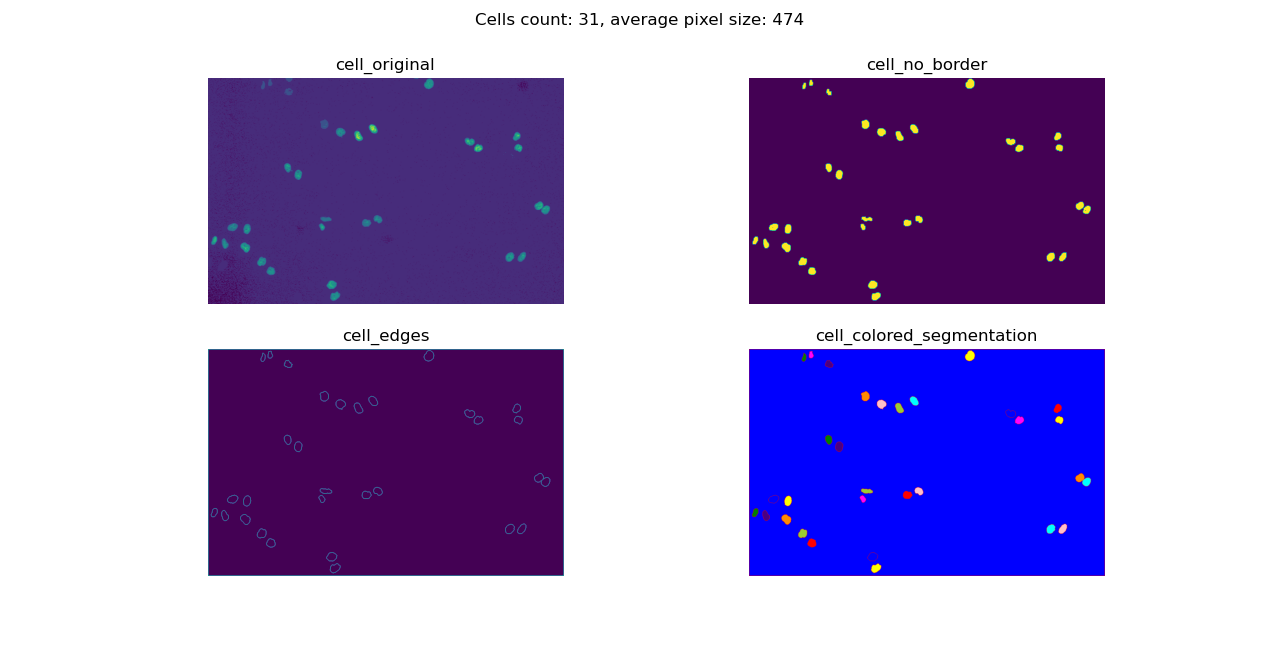
#> input picture 1-1.3-1.3-2.png, 1280 x 647 px, given in place of t000.tif, which was not available; the run also reads 1 picture not shown here
$ python task1.py
#> lines starting #> are read from the running program, lines starting #| are printed output that depends on the picture; after the words box and inside, x2 and y2 are one past the last pixel; in counts of white or black regions, pixels touching at a corner belong together; pictures that were not available may be replaced by others from this repository, and a replacement may not be noted
import cv2
import numpy as np
import matplotlib.pyplot as plt
import math
import skimage.segmentation
from skimage import color
from pathlib import Path

# TODO Create a cell class for each detected cell and record them in the main after each frame (image) is read
# class Cell

markers_color_value_offset = 10

def get_binary(
    input_image: np.array,
    min_cell_pixel_portion = 1/8,
    threshold_block_size = 35
):
    '''
    min_cell_pixel_portion: Decreasing this value will make smaller pixel value chunks considered as cell
    threshold_block_size: Increasing this value will let larger size of chunk being considered as cell,
    but will lose detailed edges at the same time
    '''
    input = input_image.copy()
    # Get meaningful range
    meaningful_range = np.max(input) - np.min(input)
    # Assume certain small portion of the max_pixel_value is the minimum cell pixel value
    min_cell_pixel = math.ceil(meaningful_range * min_cell_pixel_portion)
    # normalize image based on the acquired meaningful range
    input_norm = cv2.normalize(input, None, alpha=0, beta=meaningful_range, norm_type=cv2.NORM_MINMAX)
    input_norm[input_norm < min_cell_pixel] = 0
    input_binary = cv2.adaptiveThreshold(
        input_norm,meaningful_range,
        cv2.ADAPTIVE_THRESH_MEAN_C,
        cv2.THRESH_BINARY,
        threshold_block_size,
        0
    )
    return input_binary

def get_reduce_noise_by_closing(input_binary: np.array, kernel_size_closing = (5,5), iterations = 5):
    '''
    Try dilate and erode: closing
    1. Dilate the objects first to get rid of the noise inside each objects
    2. Erode the objects with same degree to decrease the size to original state
    '''
    input_closing = input_binary.copy()
    kernel = np.ones(kernel_size_closing,np.uint8)
    input_closing = cv2.morphologyEx(input_closing, cv2.MORPH_CLOSE, kernel, iterations)
    return input_closing

def get_reduce_noise_by_opening(input_binary: np.array, kernel_size_opening = (7,7), iterations = 5):
    '''
    Try erode and dilate: opening
    Erode then dilate
    '''
    input_opening = input_binary.copy()
    kernel = np.ones(kernel_size_opening,np.uint8)
    input_opening = cv2.morphologyEx(input_opening, cv2.MORPH_OPEN, kernel, iterations)
    return input_opening

def find_contours(
        input_image: np.array,
        input_binary: np.array,
        kernel_size_bg = (3, 3),
        iterations_bg = 7,
        kernel_size_dist_erode = (3, 3),
        iterations_dist_erode = 4
    ):
    global markers_color_value_offset
    '''
    Find all of the contours of the input image cell and draw the contours
    '''
    kernel = np.ones(kernel_size_bg, np.uint8)
    sure_bg = cv2.dilate(input_binary, kernel, iterations=iterations_bg)
    dist_transform = cv2.distanceTransform(input_binary,cv2.DIST_MASK_3,5)
    dist_transform_erode = cv2.erode(dist_transform, kernel_size_dist_erode, iterations = iterations_dist_erode)
    sure_fg = np.uint8(dist_transform_erode)  #Convert to uint8 from float
    unknown = cv2.subtract(sure_bg,sure_fg)
    markers_amount, markers = cv2.connectedComponents(
        sure_fg,
        4 # use connectivity of 4 instead of 8 to decrease close cells attaching probability
    )
    '''
    object_amount_not_on_borders:
    1. The total amount of objects detected in the image without considering the ones on borders
    2. Need to use markers_amount - 1 since markers_amount includes the background
    '''
    object_amount_not_on_borders = markers_amount - 1

    # make sure the background are not set as 0 and consider as unsured area
    markers = markers + markers_color_value_offset
    max_unkown = np.max(unknown)
    markers[unknown==max_unkown] = 0

    watershed = cv2.watershed(input_image, markers)

    # watershed boundaries are -1
    edges = np.zeros(input_binary.shape, np.uint8)
    edges[watershed == -1] = 1

    #label2rgb - Return an RGB image where color-coded labels are painted over the image.
    colored_segmentation = color.label2rgb(watershed, bg_label=0)

    return watershed, edges, colored_segmentation, object_amount_not_on_borders

def get_object_pixel_record(object_color_array):
    # Get useful pixel values
    unique_objects = np.unique(object_color_array)
    unique_objects = unique_objects[unique_objects >= 1]

    # initialize the pixel dict with all object count starting from 0
    object_dict = dict.fromkeys(unique_objects)
    for key in object_dict:
        object_dict[key] = 0

    # get the pixel value count for each object key label
    for row in object_color_array:
        for col in row:
            if col >= 1:
                object_dict[col] += 1
    return object_dict

def get_cell_segment_info(path_cell: str):
    # Read as gray
#> called with path_cell = 'trials\\Sequences\\01\\t000.tif'
    cell_original = cv2.imread(path_cell)
#> cell_original is the input picture: shape (647, 1280, 3); mean B, G, R 207.6, 160.3, 175.6
    cell = cv2.imread(path_cell, cv2.IMREAD_GRAYSCALE)
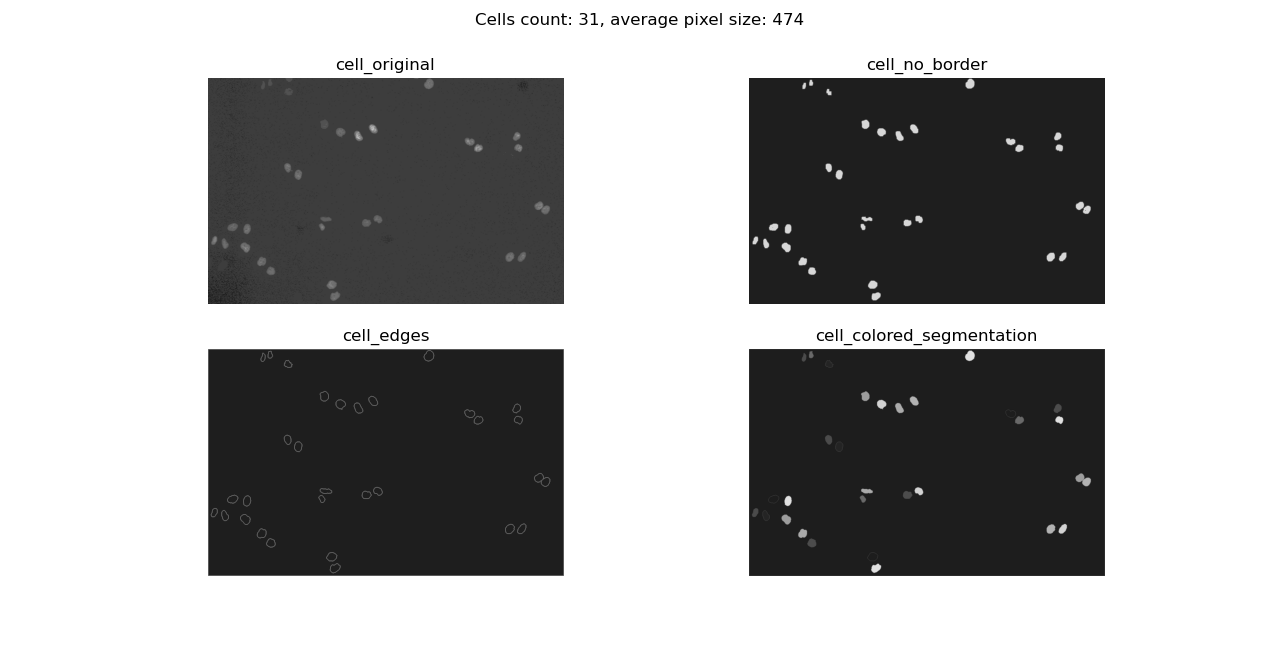
#> cell: shape (647, 1280); min 0, max 255, mean 170.1

    # Turn into np array first
    cell = np.array(cell)

    # Grey image to binary
    cell_binary = get_binary(cell)
#> in get_binary, `meaningful_range = np.max(input) - np.min(input)`: meaningful_range = 255
#> in get_binary, `min_cell_pixel = math.ceil(meaningful_range * min_cell_pixel_portion)`: min_cell_pixel = 32
#> in get_binary, `input_binary = cv2.adaptiveThreshold( input_norm,meaningful_range, cv2..`:
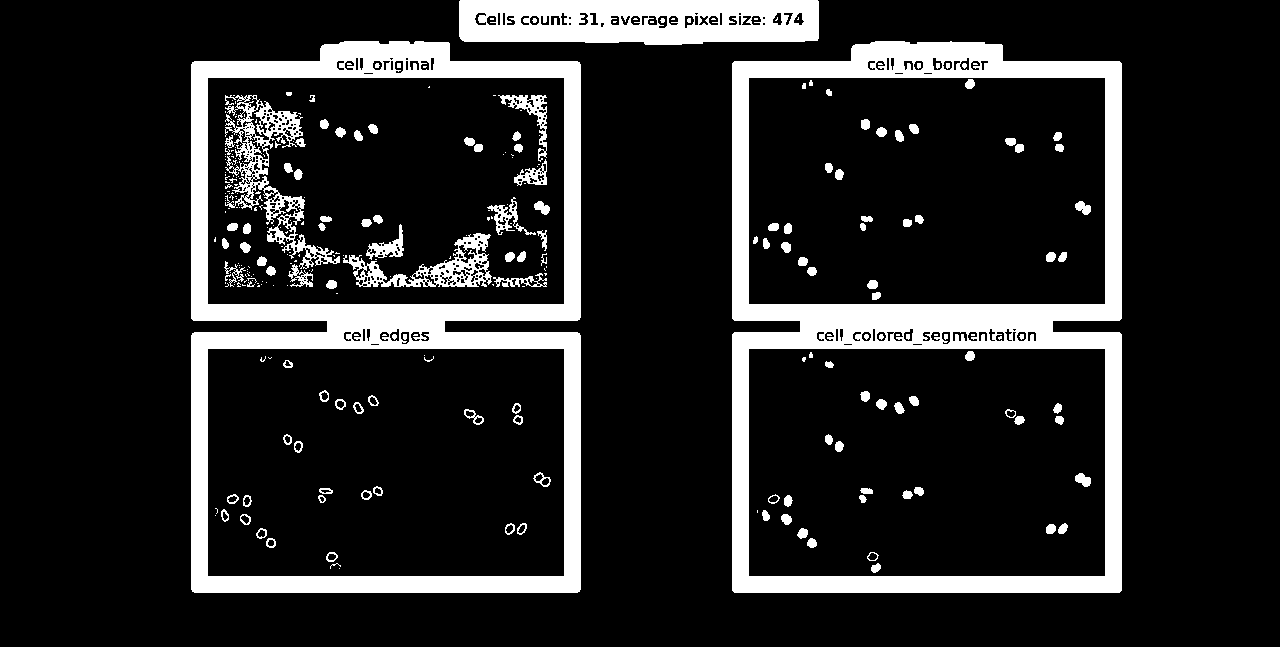
#> input_binary: shape (647, 1280); 14.8% white; 304 white regions (166 under 20 px), largest, box (x1, y1, x2, y2) and area: (732, 41, 1122, 593) 45781, (191, 41, 581, 593) 44668, (459, 0, 819, 45) 13650

    # reduce noise
    cell_binary_opening = get_reduce_noise_by_opening(cell_binary)
#> in get_reduce_noise_by_opening, `input_opening = cv2.morphologyEx(input_opening, cv2.MORPH_OPEN, kernel..`: input_opening: shape (647, 1280); 12.5% white; 39 white regions, largest, box (x1, y1, x2, y2) and area: (732, 41, 1122, 593) 44557, (191, 41, 581, 593) 43952, (459, 0, 819, 45) 12623
    cell_no_noise = cell_binary_opening.copy()

    # removing border interfered cells
    cell_no_border = skimage.segmentation.clear_border(cell_no_noise)
#> cell_no_border: shape (647, 1280); 11% white; 38 white regions, largest, box (x1, y1, x2, y2) and area: (732, 41, 1122, 593) 44557, (191, 41, 581, 593) 43952, (1076, 475, 1090, 486) 123

    # get segmentation info WITH cells on boundaries considered
    cell_watershed, cell_edges, cell_colored_segmentation, cell_amount = find_contours(cell_original, cell_no_noise)
#> in find_contours, `sure_bg = cv2.dilate(input_binary, kernel, iterations=iterations_bg)`: sure_bg: shape (647, 1280); 23% white; 27 white regions, largest, box (x1, y1, x2, y2) and area: (184, 0, 826, 600) 96477, (725, 34, 1129, 600) 78565, (763, 217, 823, 282) 1901
#> in find_contours, `markers_amount, markers = cv2.connectedComponents( sure_fg, 4`: markers: shape (647, 1280) int32; 41 distinct labels, from 0 to 40
#> in find_contours, `markers_amount, markers = cv2.connectedComponents( sure_fg, 4`: markers_amount = 41
#> in find_contours, `object_amount_not_on_borders = markers_amount - 1`: object_amount_not_on_borders = 40
#> in find_contours, `markers = markers + markers_color_value_offset`: markers: shape (647, 1280) int32; 41 distinct labels, from 10 to 50
#> in find_contours, `max_unkown = np.max(unknown)`: max_unkown = 255
#> in find_contours, `markers[unknown==max_unkown] = 0`: markers: shape (647, 1280) int32; 42 distinct labels, from 0 to 50
#> in find_contours, `watershed = cv2.watershed(input_image, markers)`: watershed: shape (647, 1280) int32; 43 distinct labels, from -1 to 50
#> cell_edges: shape (647, 1280); values 0 (black) and 1 (white), 1.7% white in thin lines or dots
#> cell_amount = 40
    # get segmentation info WITHOUT cells on boundaries considered
    cell_watershed_no_border, cell_edges_no_border, cell_colored_segmentation_no_border, cell_amount_no_border = find_contours(cell_original, cell_no_border)
#> call 2 of find_contours, with kernel_size_bg = (3, 3), iterations_bg = 7, kernel_size_dist_erode = (3, 3), iterations_dist_erode = 4
#> in find_contours (call 2), `sure_bg = cv2.dilate(input_binary, kernel, iterations=iterations_bg)`: sure_bg: shape (647, 1280); 20.8% white; 27 white regions, largest, box (x1, y1, x2, y2) and area: (725, 34, 1129, 600) 78565, (184, 34, 588, 600) 77991, (763, 217, 823, 282) 1901
#> in find_contours (call 2), `markers_amount, markers = cv2.connectedComponents( sure_fg, 4`: markers: shape (647, 1280) int32; 40 distinct labels, from 0 to 39
#> in find_contours (call 2), `object_amount_not_on_borders = markers_amount - 1`: object_amount_not_on_borders = 39
#> in find_contours (call 2), `markers = markers + markers_color_value_offset`: markers: shape (647, 1280) int32; 40 distinct labels, from 10 to 49
#> in find_contours (call 2), `markers[unknown==max_unkown] = 0`:
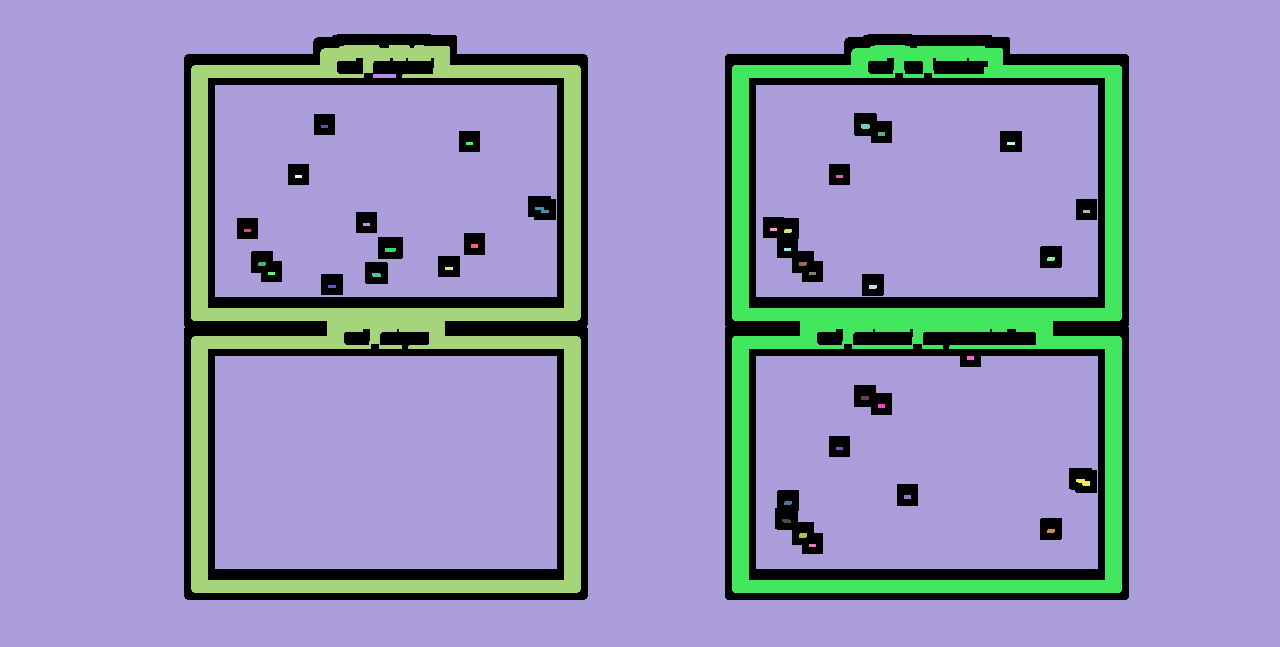
#> markers: shape (647, 1280) int32; 41 distinct labels, from 0 to 49; one colour per label, 0 black
#> in find_contours (call 2), `watershed = cv2.watershed(input_image, markers)`:
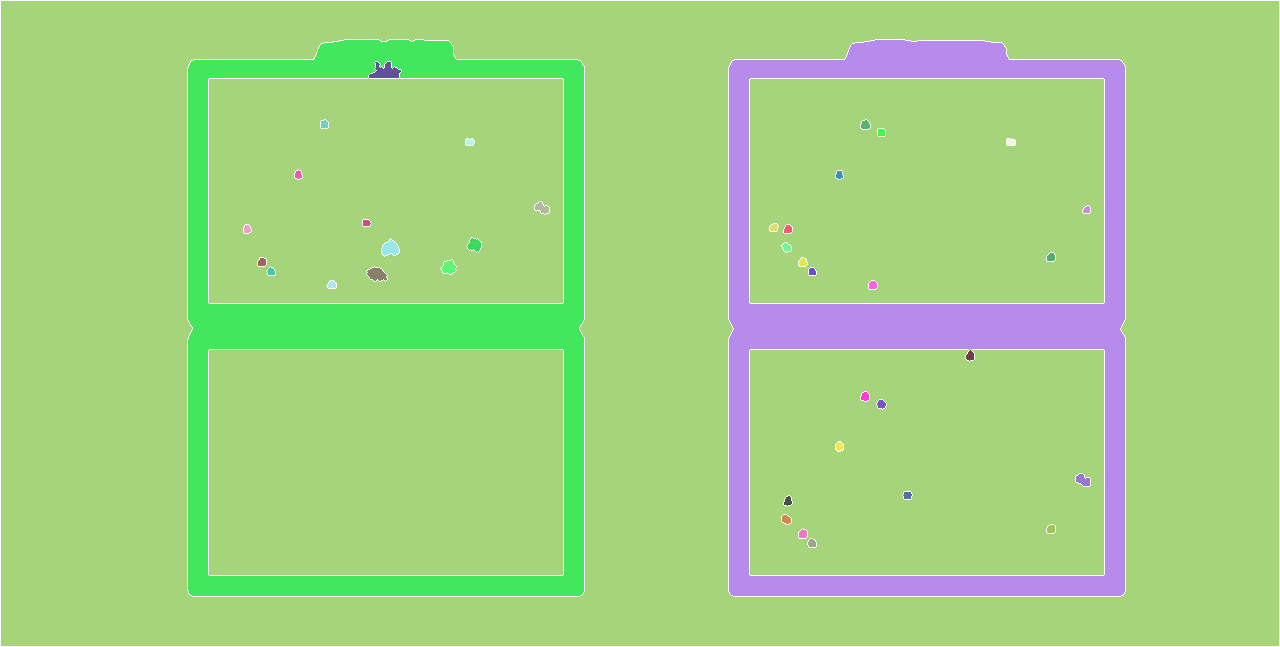
#> watershed: shape (647, 1280) int32; 41 distinct labels, from -1 to 49; one colour per label, 0 black, -1 white
#> cell_edges_no_border: shape (647, 1280); values 0 (black) and 1 (white), 1.6% white in thin lines or dots
#> cell_amount_no_border = 39

    # After minus markers_color_value_offset, all of the objects color pixel will have value >= 1
    cell_watershed_no_border = cell_watershed_no_border - markers_color_value_offset
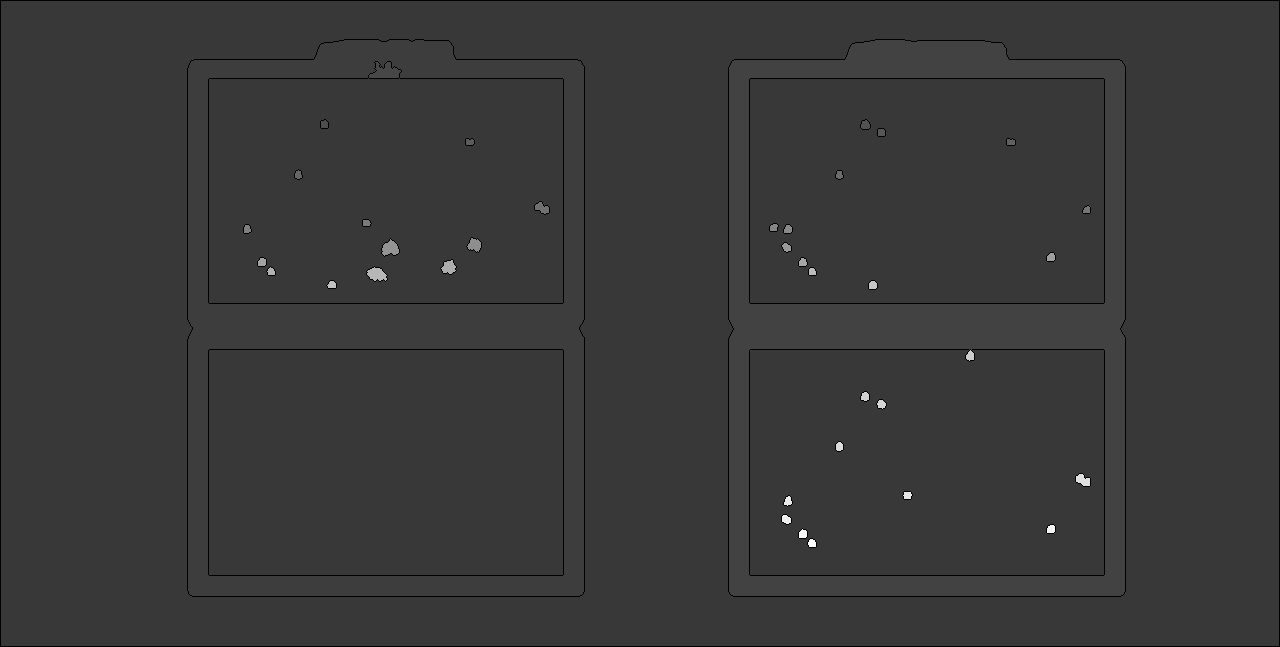
#> cell_watershed_no_border: shape (647, 1280) int32; min -11, max 39, mean 0.1; drawn with min black and max white
    cell_pixel_dict_no_border = get_object_pixel_record(cell_watershed_no_border)
#> in get_object_pixel_record, `unique_objects = np.unique(object_color_array)`: unique_objects = 41 values from -11 to 39
#> in get_object_pixel_record, `unique_objects = unique_objects[unique_objects >= 1]`: unique_objects = 39 values from 1 to 39
#> in get_object_pixel_record, `object_dict = dict.fromkeys(unique_objects)`: object_dict = 39 items
#> the loop in get_object_pixel_record, `for key in object_dict:` made 39 passes
#> cell_pixel_dict_no_border = 39 items
    cell_pixel_array_no_border = [v for _, v in cell_pixel_dict_no_border.items() if v >= 0]
#> cell_pixel_array_no_border = 39 values, max 53786 at index 1, min 40 at index 11, mean 2809.7
    cell_pixel_size_average = round(sum(cell_pixel_array_no_border) / len(cell_pixel_array_no_border))
#> cell_pixel_size_average = 2810

    # Print cell detection result for a single image
    all_figures = plt.figure(figsize = (13,13))
    titles = ['cell_original','cell_no_noise','cell_edges','cell_colored_segmentation']
    images = [cell, cell_no_noise, cell_edges, cell_colored_segmentation]
    for i in range(4):
        ax1 = all_figures.add_subplot(2,2,i+1)
        if i == 3:
            ax1.imshow(images[i])
        else:
            ax1.imshow(images[i], cmap="gray")
        ax1.set_title(titles[i])
        ax1.set_axis_off()
    suptitle = "Cells count: " + str(cell_amount) + ", average pixel size: " + str(cell_pixel_size_average) +\
        ", img:" + path_cell_subfolder + '.' + path_cell_name
    plt.suptitle(suptitle)
    plt.tight_layout()
    output_subfolder_name = "output1-1/"
    plt.savefig(
        output_subfolder_name +\
            path_cell_subfolder + '_' + path_cell_name + \
            ", Cells count_" + str(cell_amount) + ", " + \
            "average pixel size_" + str(cell_pixel_size_average) + '.jpg',
        dpi=400,
        format='jpg',
        bbox_inches='tight'
    )
    # plt.show()

def format_name_digits(number: int):
    number_str = '000'
    if number < 10:
        number_str = '00' + str(number)
    elif number >= 10 and number <= 99:
        number_str = '0' + str(number)
    elif number >= 100 and number <= 999:
        number_str = str(number)
    else:
        print("TOO BIG NUMBER for format_name_digits:", number)
    return number_str

if __name__ == "__main__":
    # Get image root path
    image_src_path = str(Path(__file__).parent.resolve()) + str("\\Sequences")
    # individual image path example\
    path_divide = "\\"
    path_cell_subfolder = "01"
    path_cell_name = "t000.tif"
    path_cell = str(image_src_path + path_divide + path_cell_subfolder + path_divide + path_cell_name)
    # Do single image segmenting
    # get_cell_segment_info(path_cell)

    # Do batch images segmenting
    for i in range(0, 60):
        path_cell_subfolder = "01"
        path_cell_name = "t" + format_name_digits(i) + ".tif"
        path_cell = str(image_src_path + path_divide + path_cell_subfolder + path_divide + path_cell_name)
#> (the run stopped early here; a loop or call above may not have finished)
